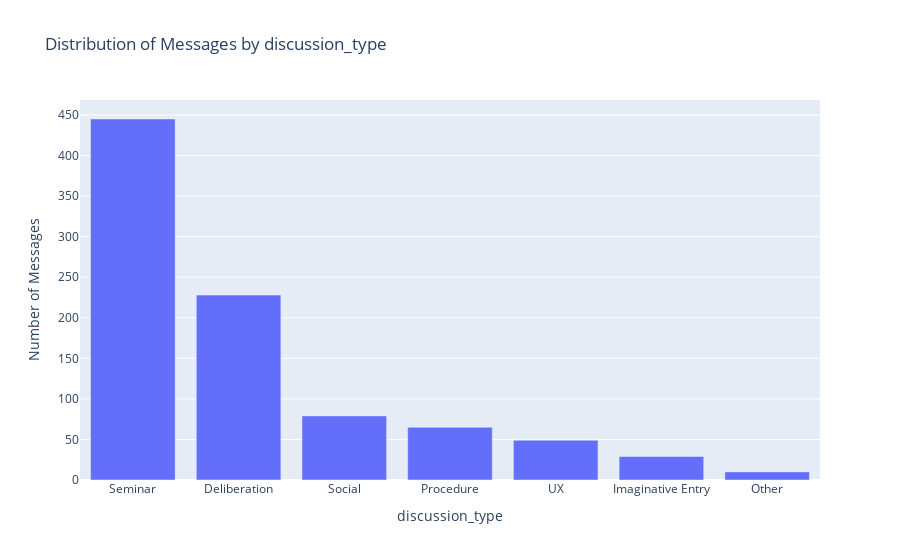
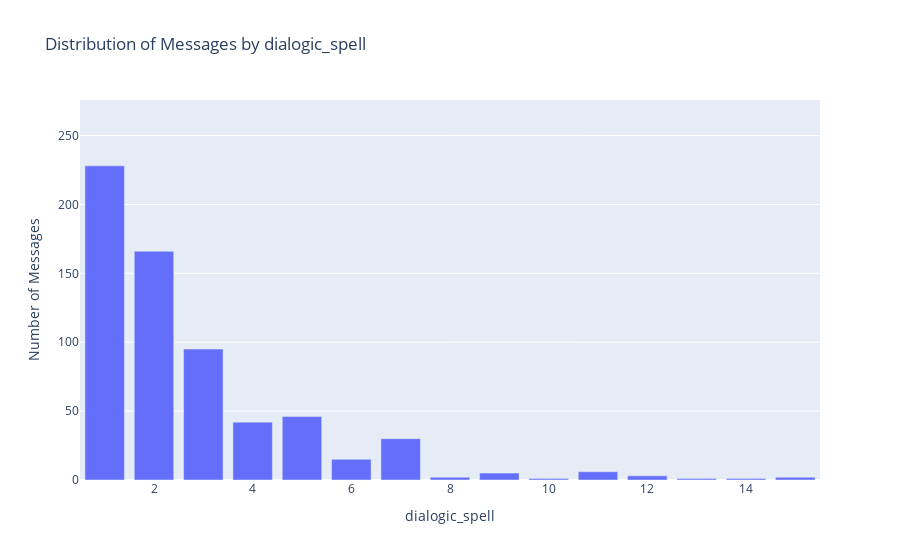

Notebook source saved alongside these figures, in order:
### Code cell
# Define the columns for which you want to create plots
columns_to_plot = ['discussion_type', 'dialogic_spell', 'uptake', 'question', 'pivot']

# Create plots for each category
for column in columns_to_plot:
    # Replace NaN values with 'None' for categorical columns
    data[column] = data[column].fillna('None')
    
    # Count the number of messages per category
    message_counts_by_category = data[column].value_counts()
    
    # Create a bar chart using Plotly Express
    fig = px.bar(x=message_counts_by_category.index, y=message_counts_by_category.values, 
                 labels={'x': column, 'y': 'Number of Messages'},
                 title=f'Distribution of Messages by {column}')
    fig.show()

    fig.write_image(f'./images/messages_by_{column}.pdf', format='pdf')

### Figure 1 — Plotly figure (JSON) as saved in the notebook; plotly's stock layout.template omitted (floating-point values rounded to 4 significant figures)
{"data": [{"alignmentgroup": "True", "hovertemplate": "discussion_type=%{x}<br>Number of Messages=%{y}<extra></extra>", "legendgroup": "", "marker": {"color": "#636efa", "pattern": {"shape": ""}}, "name": "", "offsetgroup": "", "orientation": "v", "showlegend": false, "textposition": "auto", "type": "bar", "x": ["Seminar", "Deliberation", "Social", "Procedure", "UX", "Imaginative Entry", "Other"], "xaxis": "x", "y": [445, 228, 79, 65, 49, 29, 10], "yaxis": "y"}], "layout": {"barmode": "relative", "legend": {"tracegroupgap": 0}, "title": {"text": "Distribution of Messages by discussion_type"}, "xaxis": {"anchor": "y", "domain": [0, 1], "title": {"text": "discussion_type"}}, "yaxis": {"anchor": "x", "domain": [0, 1], "title": {"text": "Number of Messages"}}}}

### Figure 2 — Plotly figure (JSON) as saved in the notebook; plotly's stock layout.template omitted (floating-point values rounded to 4 significant figures)
{"data": [{"alignmentgroup": "True", "hovertemplate": "dialogic_spell=%{x}<br>Number of Messages=%{y}<extra></extra>", "legendgroup": "", "marker": {"color": "#636efa", "pattern": {"shape": ""}}, "name": "", "offsetgroup": "", "orientation": "v", "showlegend": false, "textposition": "auto", "type": "bar", "x": ["None", 1, 2, 3, 5, 4, 7, 6, 11, 9, 12, 8, 15, 10, 13, 14], "xaxis": "x", "y": [262, 228, 166, 95, 46, 42, 30, 15, 6, 5, 3, 2, 2, 1, 1, 1], "yaxis": "y"}], "layout": {"barmode": "relative", "legend": {"tracegroupgap": 0}, "title": {"text": "Distribution of Messages by dialogic_spell"}, "xaxis": {"anchor": "y", "domain": [0, 1], "title": {"text": "dialogic_spell"}}, "yaxis": {"anchor": "x", "domain": [0, 1], "title": {"text": "Number of Messages"}}}}
